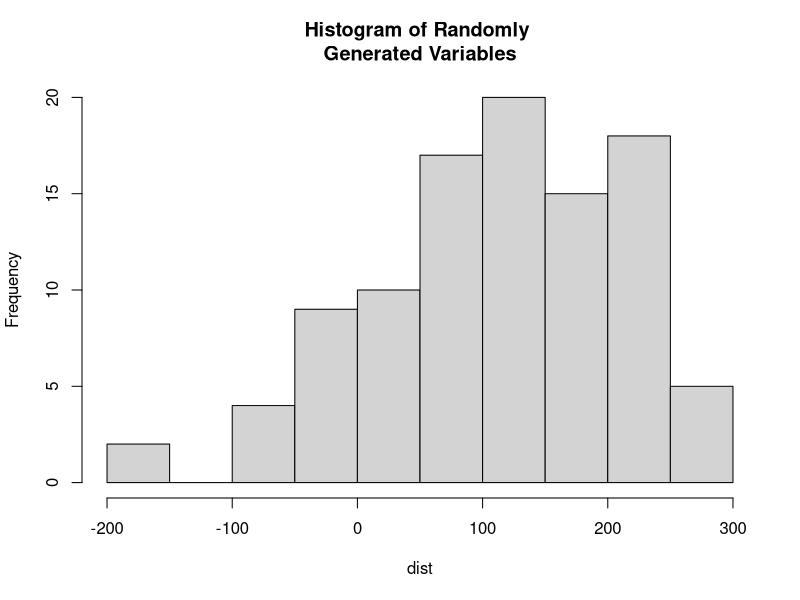
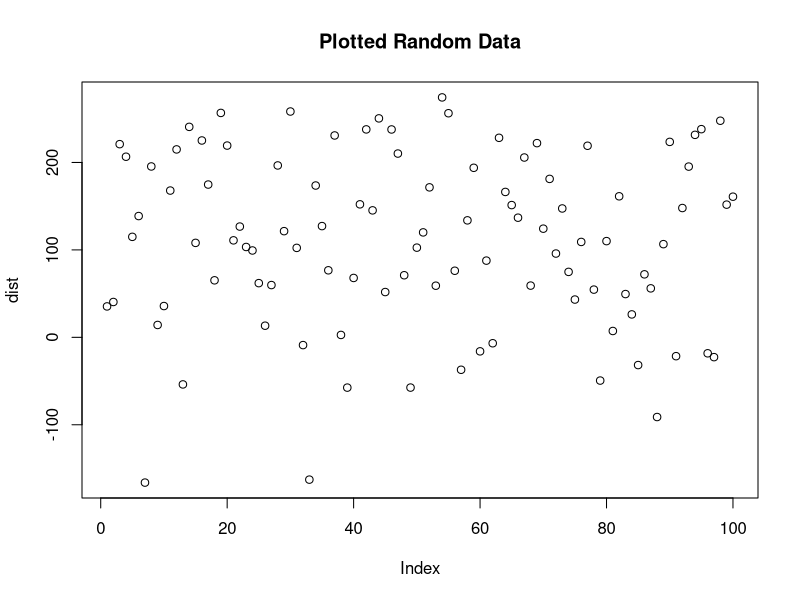

Write R code to recreate these figures, in order.
dist <- rnorm(100, 100, 100)
hist(dist, main = "Histogram of Randomly \nGenerated Variables")

plot(dist, main = "Plotted Random Data")

#random words 
#space filler
